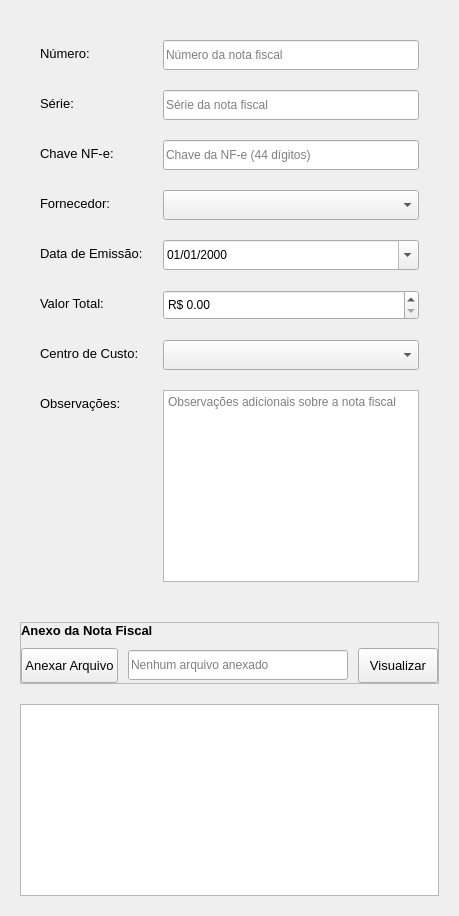
          <widget class="QWidget" name="tab_dados_nf">
            <attribute name="title">
              <string>Dados da Nota Fiscal</string>
            </attribute>
            <layout class="QVBoxLayout" name="verticalLayout_2">
              <property name="spacing">
                <number>20</number>
              </property>
              <property name="leftMargin">
                <number>20</number>
              </property>
              <property name="topMargin">
                <number>20</number>
              </property>
              <property name="rightMargin">
                <number>20</number>
              </property>
              <property name="bottomMargin">
                <number>20</number>
              </property>
              <item>
                <layout class="QFormLayout" name="formLayout">
                  <property name="fieldGrowthPolicy">
                    <enum>QFormLayout::FieldGrowthPolicy::AllNonFixedFieldsGrow</enum>
                  </property>
                  <property name="horizontalSpacing">
                    <number>20</number>
                  </property>
                  <property name="verticalSpacing">
                    <number>20</number>
                  </property>
                  <property name="leftMargin">
                    <number>20</number>
                  </property>
                  <property name="topMargin">
                    <number>20</number>
                  </property>
                  <property name="rightMargin">
                    <number>20</number>
                  </property>
                  <property name="bottomMargin">
                    <number>20</number>
                  </property>
                  <item row="0" column="0">
                    <widget class="QLabel" name="lbl_numero">
                      <property name="font">
                        <font>
                          <family>Segoe UI</family>
                          <pointsize>10</pointsize>
                        </font>
                      </property>
                      <property name="text">
                        <string>Número:</string>
                      </property>
                      <property name="buddy">
                        <cstring>txt_numero</cstring>
                      </property>
                    </widget>
                  </item>
                  <item row="0" column="1">
                    <widget class="QLineEdit" name="txt_numero">
                      <property name="sizePolicy">
                        <sizepolicy hsizetype="Expanding" vsizetype="Fixed">
                          <horstretch>0</horstretch>
                          <verstretch>0</verstretch>
                        </sizepolicy>
                      </property>
                      <property name="minimumSize">
                        <size>
                          <width>0</width>
                          <height>30</height>
                        </size>
                      </property>
                      <property name="placeholderText">
                        <string>Número da nota fiscal</string>
                      </property>
                    </widget>
                  </item>
                  <item row="1" column="0">
                    <widget class="QLabel" name="lbl_serie">
                      <property name="font">
                        <font>
                          <family>Segoe UI</family>
                          <pointsize>10</pointsize>
                        </font>
                      </property>
                      <property name="text">
                        <string>Série:</string>
                      </property>
                      <property name="buddy">
                        <cstring>txt_serie</cstring>
                      </property>
                    </widget>
                  </item>
                  <item row="1" column="1">
                    <widget class="QLineEdit" name="txt_serie">
                      <property name="sizePolicy">
                        <sizepolicy hsizetype="Expanding" vsizetype="Fixed">
                          <horstretch>0</horstretch>
                          <verstretch>0</verstretch>
                        </sizepolicy>
                      </property>
                      <property name="minimumSize">
                        <size>
                          <width>0</width>
                          <height>30</height>
                        </size>
                      </property>
                      <property name="placeholderText">
                        <string>Série da nota fiscal</string>
                      </property>
                    </widget>
                  </item>
                  <item row="2" column="0">
                    <widget class="QLabel" name="lbl_chave">
                      <property name="font">
                        <font>
                          <family>Segoe UI</family>
                          <pointsize>10</pointsize>
                        </font>
                      </property>
                      <property name="text">
                        <string>Chave NF-e:</string>
                      </property>
                      <property name="buddy">
                        <cstring>txt_chave</cstring>
                      </property>
                    </widget>
                  </item>
                  <item row="2" column="1">
                    <widget class="QLineEdit" name="txt_chave">
                      <property name="sizePolicy">
                        <sizepolicy hsizetype="Expanding" vsizetype="Fixed">
                          <horstretch>0</horstretch>
                          <verstretch>0</verstretch>
                        </sizepolicy>
                      </property>
                      <property name="minimumSize">
                        <size>
                          <width>0</width>
                          <height>30</height>
                        </size>
                      </property>
                      <property name="maxLength">
                        <number>44</number>
                      </property>
                      <property name="placeholderText">
                        <string>Chave da NF-e (44 dígitos)</string>
                      </property>
                    </widget>
                  </item>
                  <item row="3" column="0">
                    <widget class="QLabel" name="lbl_fornecedor">
                      <property name="font">
                        <font>
                          <family>Segoe UI</family>
                          <pointsize>10</pointsize>
                        </font>
                      </property>
                      <property name="text">
                        <string>Fornecedor:</string>
                      </property>
                      <property name="buddy">
                        <cstring>cmb_fornecedor</cstring>
                      </property>
                    </widget>
                  </item>
                  <item row="3" column="1">
                    <widget class="QComboBox" name="cmb_fornecedor">
                      <property name="sizePolicy">
                        <sizepolicy hsizetype="Expanding" vsizetype="Fixed">
                          <horstretch>0</horstretch>
                          <verstretch>0</verstretch>
                        </sizepolicy>
                      </property>
                      <property name="minimumSize">
                        <size>
                          <width>0</width>
                          <height>30</height>
                        </size>
                      </property>
                    </widget>
                  </item>
                  <item row="4" column="0">
                    <widget class="QLabel" name="lbl_data_emissao">
                      <property name="font">
                        <font>
                          <family>Segoe UI</family>
                          <pointsize>10</pointsize>
                        </font>
                      </property>
                      <property name="text">
                        <string>Data de Emissão:</string>
                      </property>
                      <property name="buddy">
                        <cstring>date_emissao</cstring>
                      </property>
                    </widget>
                  </item>
                  <item row="4" column="1">
                    <widget class="QDateEdit" name="date_emissao">
                      <property name="sizePolicy">
                        <sizepolicy hsizetype="Expanding" vsizetype="Fixed">
                          <horstretch>0</horstretch>
                          <verstretch>0</verstretch>
                        </sizepolicy>
                      </property>
                      <property name="minimumSize">
                        <size>
                          <width>0</width>
                          <height>30</height>
                        </size>
                      </property>
                      <property name="displayFormat">
                        <string>dd/MM/yyyy</string>
                      </property>
                      <property name="calendarPopup">
                        <bool>true</bool>
                      </property>
                    </widget>
                  </item>
                  <item row="5" column="0">
                    <widget class="QLabel" name="lbl_valor_total">
                      <property name="font">
                        <font>
                          <family>Segoe UI</family>
                          <pointsize>10</pointsize>
                        </font>
                      </property>
                      <property name="text">
                        <string>Valor Total:</string>
                      </property>
                      <property name="buddy">
                        <cstring>spin_valor_total</cstring>
                      </property>
                    </widget>
                  </item>
                  <item row="5" column="1">
                    <widget class="QDoubleSpinBox" name="spin_valor_total">
                      <property name="sizePolicy">
                        <sizepolicy hsizetype="Expanding" vsizetype="Fixed">
                          <horstretch>0</horstretch>
                          <verstretch>0</verstretch>
                        </sizepolicy>
                      </property>
                      <property name="minimumSize">
                        <size>
                          <width>0</width>
                          <height>30</height>
                        </size>
                      </property>
                      <property name="prefix">
                        <string>R$ </string>
                      </property>
                      <property name="maximum">
                        <double>9999999.990000000223517</double>
                      </property>
                    </widget>
                  </item>
                  <item row="6" column="0">
                    <widget class="QLabel" name="lbl_centro_custo">
                      <property name="font">
                        <font>
                          <family>Segoe UI</family>
                          <pointsize>10</pointsize>
                        </font>
                      </property>
                      <property name="text">
                        <string>Centro de Custo:</string>
                      </property>
                      <property name="buddy">
                        <cstring>cmb_centro_custo</cstring>
                      </property>
                    </widget>
                  </item>
                  <item row="6" column="1">
                    <widget class="QComboBox" name="cmb_centro_custo">
                      <property name="sizePolicy">
                        <sizepolicy hsizetype="Expanding" vsizetype="Fixed">
                          <horstretch>0</horstretch>
                          <verstretch>0</verstretch>
                        </sizepolicy>
                      </property>
                      <property name="minimumSize">
                        <size>
                          <width>0</width>
                          <height>30</height>
                        </size>
                      </property>
                      <property name="minimumSize">
                        <size>
                          <width>0</width>
                          <height>30</height>
                        </size>
                      </property>
                    </widget>
                  </item>
                  <item row="7" column="0">
                    <widget class="QLabel" name="lbl_observacoes">
                      <property name="font">
                        <font>
                          <family>Segoe UI</family>
                          <pointsize>10</pointsize>
                        </font>
                      </property>
                      <property name="text">
                        <string>Observações:</string>
                      </property>
                      <property name="buddy">
                        <cstring>txt_observacoes</cstring>
                      </property>
                    </widget>
                  </item>
                  <item row="7" column="1">
                    <widget class="QTextEdit" name="txt_observacoes">
                      <property name="sizePolicy">
                        <sizepolicy hsizetype="Expanding" vsizetype="Expanding">
                          <horstretch>0</horstretch>
                          <verstretch>0</verstretch>
                        </sizepolicy>
                      </property>
                      
                      <property name="placeholderText">
                        <string>Observações adicionais sobre a nota fiscal</string>
                      </property>
                    </widget>
                  </item>
                </layout>
              </item>
              <item>
                <widget class="QFrame" name="frame_anexo">
                  <property name="frameShape">
                    <enum>QFrame::Shape::StyledPanel</enum>
                  </property>
                  <property name="frameShadow">
                    <enum>QFrame::Shadow::Raised</enum>
                  </property>
                  <layout class="QVBoxLayout" name="verticalLayout_3">
                    <property name="spacing">
                      <number>10</number>
                    </property>
                    <property name="leftMargin">
                      <number>0</number>
                    </property>
                    <property name="topMargin">
                      <number>0</number>
                    </property>
                    <property name="rightMargin">
                      <number>0</number>
                    </property>
                    <property name="bottomMargin">
                      <number>0</number>
                    </property>
                    <item>
                      <widget class="QLabel" name="lbl_anexo">
                        <property name="font">
                          <font>
                            <family>Segoe UI</family>
                            <pointsize>10</pointsize>
                            <bold>true</bold>
                          </font>
                        </property>
                        <property name="text">
                          <string>Anexo da Nota Fiscal</string>
                        </property>
                      </widget>
                    </item>
                    <item>
                      <layout class="QHBoxLayout" name="horizontalLayout_2">
                        <property name="spacing">
                          <number>10</number>
                        </property>
                        <item>
                          <widget class="QPushButton" name="btn_anexar">
                            <property name="minimumSize">
                              <size>
                                <width>0</width>
                                <height>35</height>
                              </size>
                            </property>
                            <property name="font">
                              <font>
                                <family>Segoe UI</family>
                                <pointsize>10</pointsize>
                              </font>
                            </property>
                            <property name="cursor">
                              <cursorShape>PointingHandCursor</cursorShape>
                            </property>
                            <property name="toolTip">
                              <string>Anexar arquivo da nota fiscal</string>
                            </property>
                            <property name="text">
                              <string>Anexar Arquivo</string>
                            </property>
                          </widget>
                        </item>
                        <item>
                          <widget class="QLineEdit" name="txt_anexo">
                            <property name="sizePolicy">
                              <sizepolicy hsizetype="Expanding" vsizetype="Fixed">
                                <horstretch>0</horstretch>
                                <verstretch>0</verstretch>
                              </sizepolicy>
                            </property>
                            <property name="minimumSize">
                              <size>
                                <width>0</width>
                                <height>30</height>
                              </size>
                            </property>
                            <property name="readOnly">
                              <bool>true</bool>
                            </property>
                            <property name="placeholderText">
                              <string>Nenhum arquivo anexado</string>
                            </property>
                          </widget>
                        </item>
                        <item>
                          <widget class="QPushButton" name="btn_visualizar">
                            <property name="minimumSize">
                              <size>
                                <width>0</width>
                                <height>35</height>
                              </size>
                            </property>
                            <property name="font">
                              <font>
                                <family>Segoe UI</family>
                                <pointsize>10</pointsize>
                              </font>
                            </property>
                            <property name="cursor">
                              <cursorShape>PointingHandCursor</cursorShape>
                            </property>
                            <property name="toolTip">
                              <string>Visualizar arquivo anexado</string>
                            </property>
                            <property name="text">
                              <string>Visualizar</string>
                            </property>
                          </widget>
                        </item>
                      </layout>
                    </item>
                  </layout>
                </widget>
              </item>
              <item>
                <widget class="QTableView" name="tbl_notas_fiscais">
                  <property name="alternatingRowColors">
                    <bool>true</bool>
                  </property>
                  <property name="selectionBehavior">
                    <enum>QAbstractItemView::SelectionBehavior::SelectRows</enum>
                  </property>
                  <attribute name="horizontalHeaderStretchLastSection">
                    <bool>true</bool>
                  </attribute>
                  <attribute name="verticalHeaderVisible">
                    <bool>false</bool>
                  </attribute>
                </widget>
              </item>
            </layout>
          </widget>
